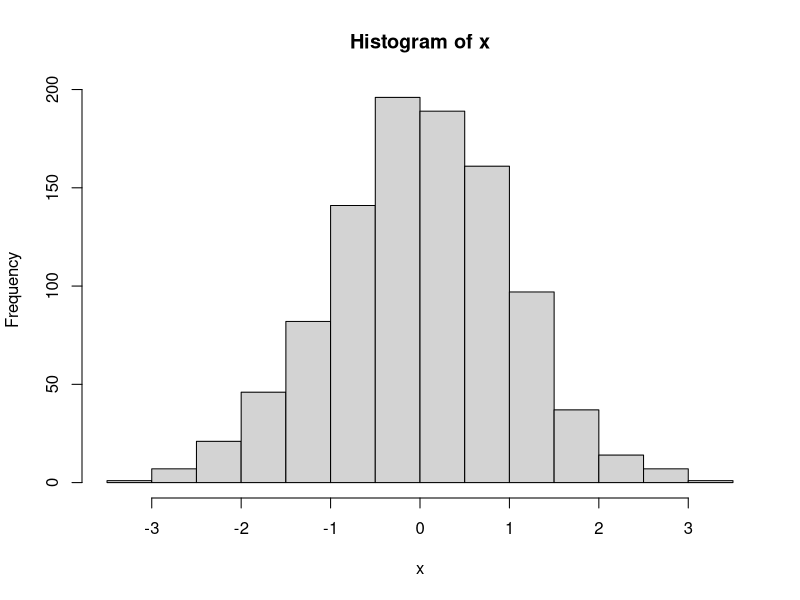
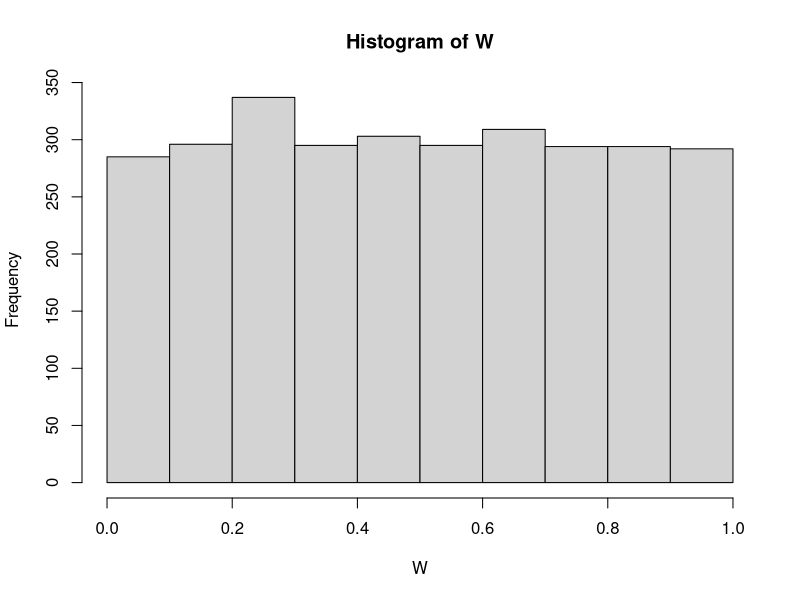
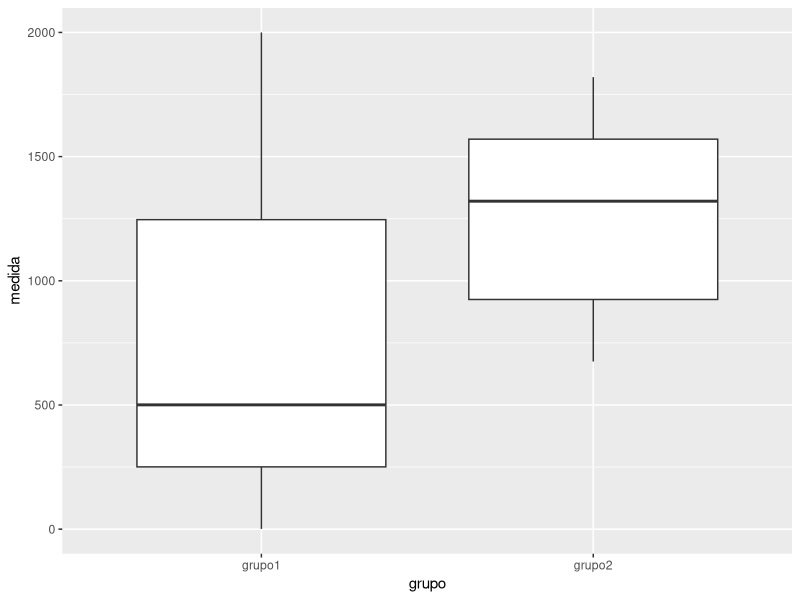
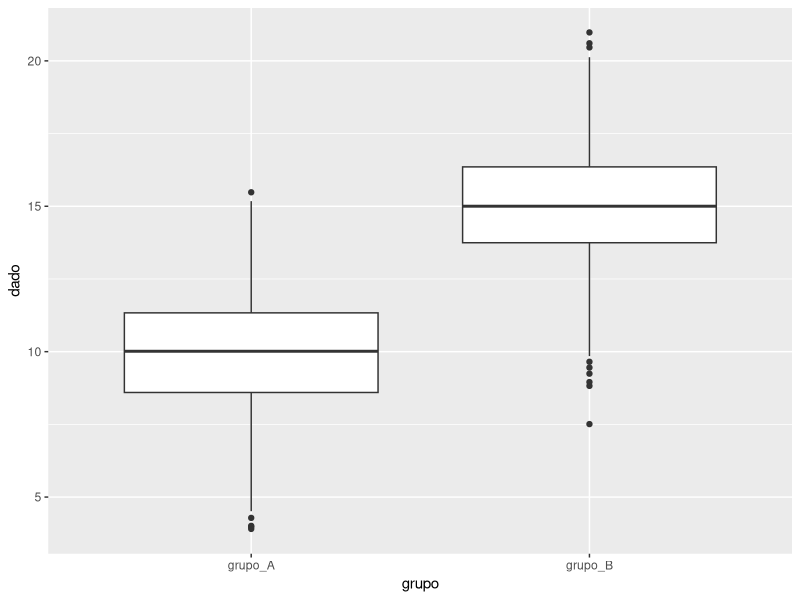

Source code (R) for these figures, in order: (Note: this script raises an error after producing the figures.)
# Testes estatisticos

library(readxl)
library(haven)
library(tidyverse)
library(car) #teste F de levene

# Legendas:
#  Explicacao Conteudo
## Dicas
### Pratica
#### Contexto Negocio

# Testes estatisticos sao muito uteis e necessarios para sanarmos respostas 
# rapidas e importantes para o entendimento do negocio.
# Tenha em mente que sempre que eu usar o termo "negocio" eu estou falando 
# sobre o contexto do problema que estivermos tratando. 
# Outros termos que sao importantes serem relembrados:
# - p-valor
# - nivel de confianca
# - nivel de significancia
# - intervalo de confianaca
# - teste bicaudal ou unilateral
# - Que o tamanho da rosquinha nao é o nerd que decide

# Testes estatisticos sao divididos em 2 grandes grupos:
# Testes parametricos
# envolvem parametros populacionais para dados quantitativos
# sao mais robustos (acendem a luz)
# tem regras para serem utilizados

# Testes nao parametricos
# as hipoteses sao formuladas sobre caracteristicas qualitativas da populacao
# sao menos robustos (acendem uma vela)
# sao testes livres de distribuicao (sem regras)

# Testes de Normalidade
# Conhecidos como teste de aderencia. Existem varios, conhecemos o:
# Teste de kolmogorov - Smirnov (KS) (usado quando n > 30)
# H0: a amostra eh normal
# H1: a amostra nao eh normal
# Teste de Shapiro Wilks (usado quando 4 <= n <= 2.000)
# H0: a amostra eh normal
# H1: a amostra nao eh normal

# Para apresenta-los geraremos um objeto com 1.000 linhas a partir de uma 
# distribuicao normal e aplicaremos os 2 testes para aprendermos os comandos
# na sequencia, existirao exercicios
# 
# Gerando x, que eh uma variavel aleatoria (pode ser qualquer historia) que for
# que tem 1 mil observacoes e segue uma normal (isso eh proposital)
x <- rnorm(1000)

# Teste de kolmogorov - Smirnov (KS)
# H0: amostra provem de uma populacao normal
# H1: amostra nao provem de uma populacao normal
ks.test (x, "pnorm", mean(x),sd(x))

# Teste de Shapiro Wilks
# H0: amostra provem de uma populacao normal
# H1: amostra nao provem de uma populacao normal
shapiro.test(x)

# sempre legal fazer um histogramazinho e dar aquela olhadinha
hist(x)

### Exercicio 
### Crio agora outra variavel aleatoria W. 
### Faca os testes estatisticos que aplicarem
W <-  runif(3000)
ks.test(W, "pnorm", mean(W), sd(W))
hist(W)

# Teste de kolmogorov - Smirnov (KS)
# H0: amostra provem de uma populacao normal
# H1: amostra nao provem de uma populacao normal


# sempre legal fazer um histogramazinho e dar aquela olhadinha


# Teste de homogeneidade de variancia
# testa se variancias de k populacoes sao homogeneas
# Teste F de Levene 
 
# Para tal, geramos duas distribuicoes normais e faremos os testes
# de homogeneidade de variancia
# importar o dado variancia.xlsx
# e testar se as variancias sao iguais ou nao
 
# importando o arquivo
variancia <- read_excel("dados/variancia.xlsx", 
                        col_types = c("numeric", "text"))

view(variancia)

# Teste F de Levene
# H0: as variancias sao iguais
# H1: pelo menos 1 variancia e diferente
leveneTest(medida ~ grupo, data=variancia)

# para visualizar e ter a sensacao
variancia %>% 
  ggplot() + 
  geom_boxplot(aes(x=grupo, y=medida))


### EXERCICIO 
### importe o arquivo variancia2.xlsx
### Teste se as variancias sao iguais ou diferentes
### visualize isso atraves de um boxplot
variancia2 <- read_excel("dados/variancia2.xlsx", 
                         col_types = c("numeric", "text"))
  
colnames(variancia2) <- c("dado","grupo")

leveneTest(dado ~ grupo, data=variancia2)

variancia2 |> 
  ggplot() +
  geom_boxplot(aes(x = grupo, y = dado))


# Teste t para uma amostra
# H0: mu = m0 (mu e a nossa famosa media mi e m0 e o numero que se quer medir)
# H1: mu <> m0

# gerando dados propositais
gerando <- rnorm(1000, mean = 10, sd=2)

# quero saber se a media da populacao e igual a 10 ou diferente
# H0: mu = 10
# H1: mu <> 10
t.test(gerando, mu=10)

# quero saber se a media da populacao eh 10 ou maior que 10
# H0: mu = 10
# H1: mu > 10
t.test(gerando, mu=10, alternative = "greater")
### CUIDADO!!! NO TESTE UNILATERAL TEMOS QUE DIZER QUE É IGUAL OU MENOR QUE 10

# quero saber se a media da populacao eh 10 ou menor que 10
# H0: mu = 10
# H1: mu < 10
t.test(gerando, mu=10, alternative = "less")


# Teste t para comparar duas medias
# H0: muA = muB
# H1: muA <> muB
# Lembrando que para esse teste eh necessario ser normal (no grupo A e B) e aplicar o teste
# certo para cada situacao de homonegidade de variancia
 
# vamos fazer com os dados variancia2
variancia2
hist(variancia2$x)
# testa normalidade para cada grupo
# pegando apenas grupo_A
g_a <- variancia2 %>% 
  filter(grupo=="grupo_A")

shapiro.test(g_a$x)

ks.test(g_a$x, "pnorm", mean(g_a$x),sd(g_a$x))

# pegando apenas grupo_B
g_b <- variancia2 %>% 
  filter(grupo=="grupo_B") 

shapiro.test(g_b$x)

# fazendo teste de variancia para saber se sao iguais ou nao
leveneTest(x ~ grupo, data=variancia2)


# como sao variancias iguais, devemos fazer o teste t de duas amostras para variancias iguais!!!
# entao agora estamos testando se as medias sao iguais
# H0: media_grupo_A = media_grupo_B
# H1: media_grupo_A <> media_grupo_B
t.test(x ~ grupo, data=variancia2, var.equal=TRUE)

# media_A maior que media_B?
# como sao variancias iguais, devemos fazer o teste t de duas amostras para variancias iguais!!!
# entao agora estamos testando se as medias sao iguais
# H0: media_grupo_A = media_grupo_B
# H1: media_grupo_A > media_grupo_B
t.test(x ~ grupo, data=variancia2, alternative="greater", var.equal=TRUE)

# media_A menor que media_B?
# como sao variancias iguais, devemos fazer o teste t de duas amostras para variancias iguais!!!
# entao agora estamos testando se as medias sao iguais
# H0: media_grupo_A = media_grupo_B
# H1: media_grupo_A < media_grupo_B
t.test(x ~ grupo, data=variancia2, alternative="less", var.equal=TRUE)

### EXERCICIO 
### O artigo A Critical Appraisal of 98.6 Degrees F, the Upper Limit of the Normal Body Temperature, 
### and Other Legacies of Carl Reinhold August Wunderlich?  questiona a nocao de que a verdadeira 
### temperatura corporal media eh 98,6. Alem disso ha tambem alguma duvida sobre se as temperaturas 
### corporais medias para as mulheres sao iguais as dos homens (nivel de significancia de 0,01). 
### 
### Os dados sao NormTemp.sas7bdat e o dicionario de dados:
### 
### ID - Identificador do individuo
### BodyTemp - Temperatura corporal (graus Fahrenheit)
### Gender - Sexo do individuo
### HeartRate - Frequencia cardiaca (batimentos por minuto)
### 
### Referencia
### https://jamanetwork.com/journals/jama/article-abstract/400116


# ANOVA de 1 fator
# importar o arquivo  
ANOVA_1fator <- read_excel("dados/ANOVA_1fator.xlsx")

# fazendo o boxplot por perfil_idade
ANOVA_1fator %>% 
  ggplot()+
  geom_boxplot(aes(x= Perfil_idade, y=Gasto))

#Fazendo a ANOVA direto no R
anova_1fator = aov(Gasto ~ Perfil_idade, data=ANOVA_1fator)
summary(anova_1fator)

# Lembrando que tem os mesmos pre supostos de normalidade e variancias homogeneas 
# (nada aqui foi testado por ser apenas um exemplo didatico com poucas linhas)

# ANOVA de 2 fatores 
# quando tenho mais do que um fator e quero verificar os efeitos!!!
df_anova_2fatores <- read_excel("dados/ANOVA_2fatores.xlsx", 
                                col_types = c("numeric", "text", "text"))
names(df_anova_2fatores)

#Fazendo a ANOVA direto no R
anova_2fatores = aov(gastos ~ sexo*renda, data=df_anova_2fatores)
summary(anova_2fatores)

